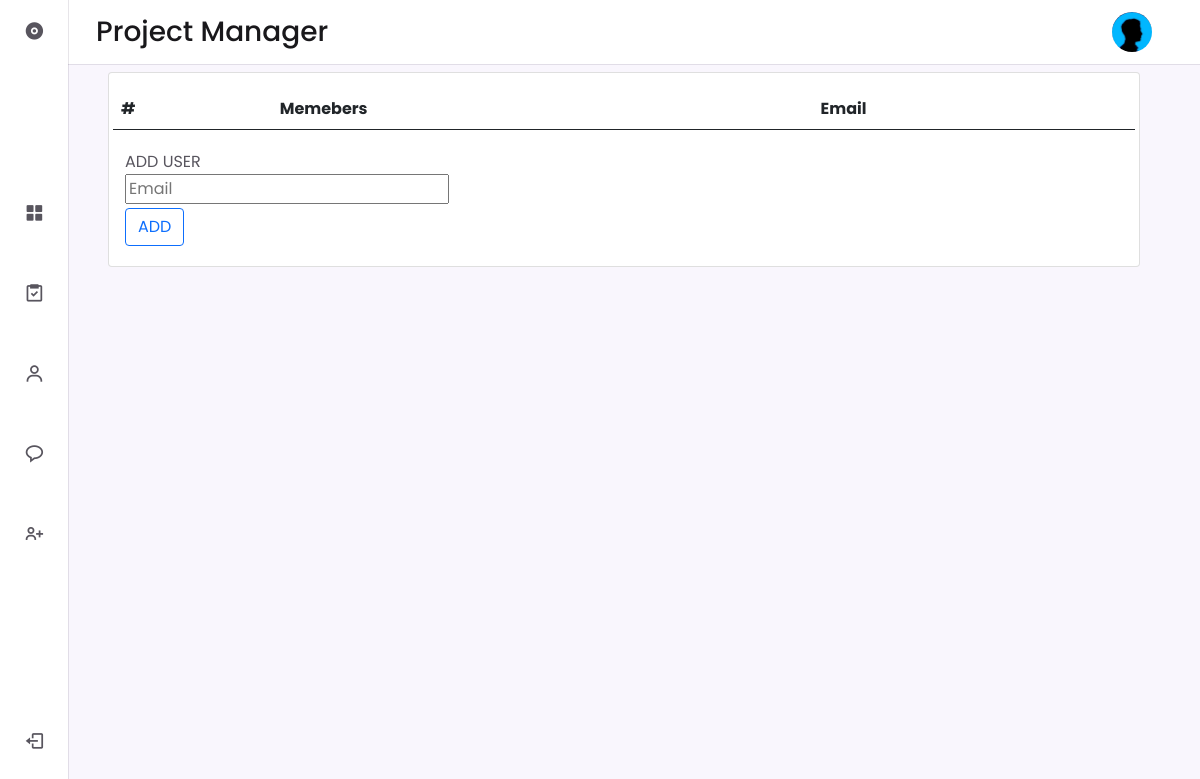
The page /team/7 (signed in) on the database as committed earlier.
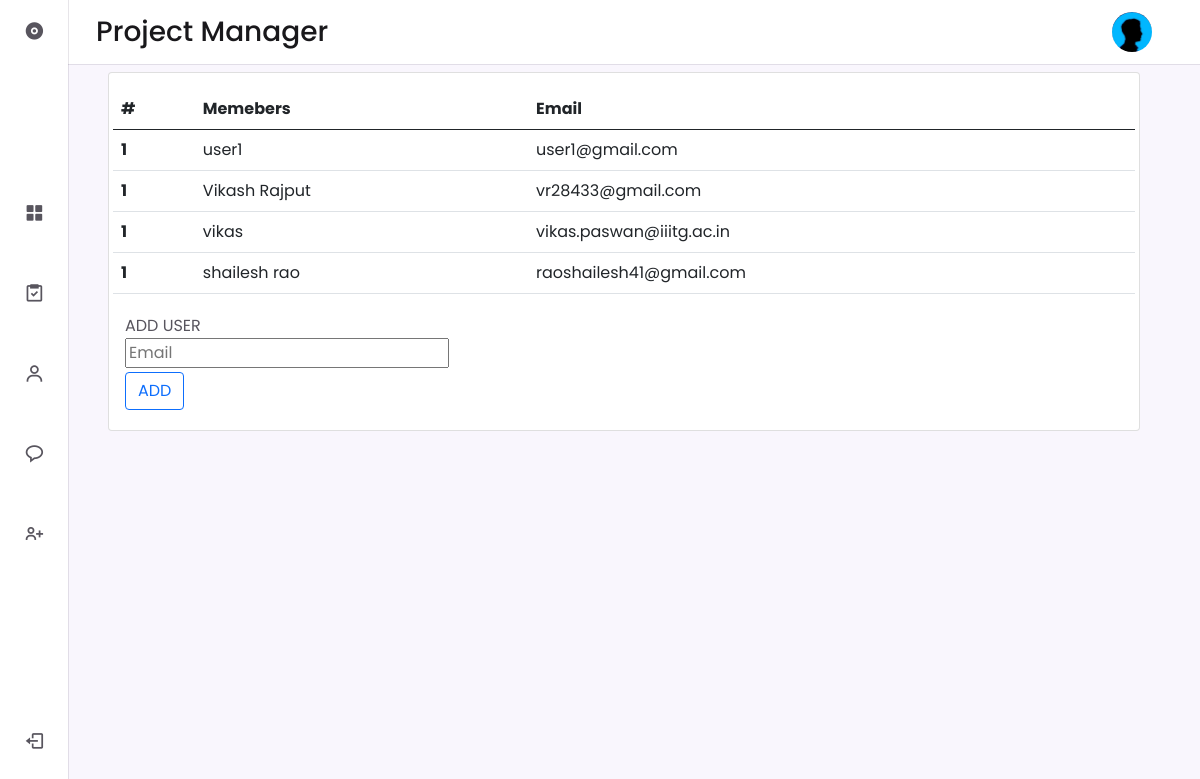
The same page on the database as committed later.
### managment/models.py (models this page shows, shortened)
class User(db.Model, UserMixin):
    id = db.Column(db.Integer, primary_key=True)
    username = db.Column(db.String(20), unique=True, nullable=False)
    email = db.Column(db.String(120), unique=True, nullable=False)
    phone = db.Column(db.String(15))
    image_file = db.Column(db.String(20), nullable=False, default='default.jpg')
    password = db.Column(db.String(60), nullable=False)
    Projects = db.relationship('Project', backref='creator', lazy=True)
    work=db.relationship('Project',secondary= works,backref=db.backref('onproject',lazy=True))

### managment/routes.py (the view, shortened to what this page needs)
@app.route("/team")
@app.route("/team/<int:project_id>",methods=['GET', 'POST'])
@login_required
def team(project_id = None):
    session['project_id'] = project_id
    project = Project.query.filter(Project.id == project_id).first()
    if project_id:
        users = db.session.query(User.username, User.email).filter(works.c.user_id == User.id).filter(works.c.project_id == project.id).all()
    else:
        users= None
    form = TeamForm()
    return render_template('team.html',form=form,users=users, project_id=project_id)

### managment/form.py
class TeamForm(FlaskForm):
   email = StringField('Email',validators=[DataRequired(), Email()])
   submit = SubmitField('ADD')

### managment/models.py (called while the page is built)
@login_manager.user_loader
def load_user(user_id):
    return User.query.get(int(user_id))

### managment/templates/team.html (shortened to what this page needs)
{% extends 'layout.html' %}
{% block body %}
{% if project_id %}
<div class="container">
    <div class="card mb-3">
        <div class="card-body">
            <div class="row gutters-sm">
                <table class="table table-hover">
                    <thead>
                        <tr>
                            <th scope="col">#</th>
                            <th scope="col">Memebers</th>
                            <th scope="col">Email</th>
                        </tr>
                    </thead>
                    <tbody>
                        {% for user in users %}
                        <tr>
                            <th scope="row">1</th>
                            <td>{{user.username}}</td>
                            <td>{{user.email}}</td>
                        </tr>
                        {% endfor %}
                    </tbody>
                </table>
                <form method="POST" >
                    <div class="form-row align-items-center">
                        <div class="col-sm-3 my-1">
                            <label class="sr-only" for="inlineFormInputEmail">ADD USER</label>
                            {% if form.email.errors %}
                            {{ form.email(placeholder=form.email.label.text, class="is-invalid") }}
                            <div class="invalid-feedback">
                                {% for error in form.email.errors %}
                                <span>{{ error }}</span>
                                {% endfor %}
                            </div>
                            {% else %}
                            {{ form.email(placeholder=form.email.label.text ) }}
                            {% endif %}
                        </div>
                    </div>
                    <div class="col-auto my-1">
                        {{ form.submit(class="btn btn-outline-primary") }}
                    </div>
                </form>
            </div>
        </div>
    </div>
</div>
{% endif %}
{% endblock body %}

### managment/templates/layout.html (shortened to what this page needs)
<!doctype html>
<html lang="en">
<head>
    <link href="https://cdn.jsdelivr.net/npm/bootstrap@5.0.0-beta2/dist/css/bootstrap.min.css" rel="stylesheet"
>
    <link rel="stylesheet" href="https://cdn.jsdelivr.net/npm/boxicons@latest/css/boxicons.min.css">
    <link rel="stylesheet" href="{{ url_for('static',filename='assets/css/styles.css')}}">
</head>
<body>
    <header class="header">
        <div class="header__container">
            <h3 class="header__logo">Project Manager</h3>
            <a href="{{url_for('profile')}}"><img src="{{ url_for('static', filename='assets/img/perfil.jfif') }}" alt="" class="header__img"></a>
        </div>
    </header>
    <div class="nav" id="navbar">
        <nav class="nav__container">
            <div>
                <a href="#" class="nav__link nav__logo">
                    <i class='bx bxs-disc nav__icon'></i>
                </a>
                <div class="nav__list">
                    <div class="nav__items">
                        <a href="{{url_for('project')}}" class="nav__link {% if active_item == 'project' %}active{% endif %}">
                            <i class='bx bxs-grid-alt nav__icon'></i>
                        </a>
                        {% if session['project_id']%}
                        <a href="{{url_for('task', project_id=session['project_id'])}}" class="nav__link {% if active_item == 'task' %}active{% endif %}">
                            <i class='bx bx-task nav__icon'></i>
                        </a>
                        <a href="{{url_for('team', project_id=session['project_id'])}}" class="nav__link {% if active_item == 'team' %}active{% endif %}">
                            <i class='bx bx-user nav__icon'></i>
                        </a>
                        {% endif %}
                        <a href="{{url_for('message')}}" class="nav__link {% if active_item == 'message' %}active{% endif %}">
                            <i class='bx bx-message-rounded nav__icon'></i>
                        </a>
                        <a href="{{url_for('invite')}}" class="nav__link {% if active_item == 'invite' %}active{% endif %}">
                            <i class='bx bx-user-plus nav__icon'></i>
                        </a>
                    </div>
                </div>
            </div>
            <a href="{{url_for('logout')}}" class="nav__link nav__logout">
                <i class='bx bx-log-out nav__icon'></i>
            </a>
        </nav>
    </div>
{% block body %} {% endblock %}
</body>
</html>

### managment/static/assets/css/styles.css (style rules this page uses)
:root { --header-height: 3.5rem; --nav-width: 219px; --first-color: #6923D0; --first-color-light: #F4F0FA; --title-color: #19181B; --text-color: #58555E; --text-color-light: #A5A1AA; --body-color: #F9F6FD; --container-color: #FFFFFF; --body-font: 'Poppins', sans-serif; --normal-font-size: .938rem; --small-font-size: .75rem; --smaller-font-size: .75rem; --font-medium: 500; --font-semi-bold: 600; --z-fixed: 100; }
@media screen and (min-width: 1024px) { :root { --normal-font-size: 1rem; --small-font-size: .875rem; --smaller-font-size: .813rem; } }
body { margin: var(--header-height) 0 0 0; padding: 1rem 1rem 0; font-family: var(--body-font); font-size: var(--normal-font-size); background-color: var(--body-color); color: var(--text-color); }
h3 { margin: 0; }
a { text-decoration: none; }
img { max-width: 100%; height: auto; }
.header { position: fixed; top: 0; left: 0; width: 100%; background-color: var(--container-color); box-shadow: 0 1px 0 rgba(22, 8, 43, 0.1); padding: 0 1rem; z-index: var(--z-fixed); }
.header__container { display: flex; align-items: center; height: var(--header-height); justify-content: space-between; }
.header__img { width: 35px; height: 35px; border-radius: 50%; }
.header__logo { color: var(--title-color); font-weight: var(--font-medium); display: none; }
.nav { position: fixed; top: 0; left: -100%; height: 100vh; padding: 1rem 1rem 0; background-color: var(--container-color); box-shadow: 1px 0 0 rgba(22, 8, 43, 0.1); z-index: var(--z-fixed); transition: .4s; }
.nav__container { height: 100%; display: flex; flex-direction: column; justify-content: space-between; padding-bottom: 3rem; overflow: auto; scrollbar-width: none; }
.nav__logo { font-weight: var(--font-semi-bold); margin-bottom: 10rem; white-space: nowrap; }
.nav__list, .nav__items { display: grid; }
.nav__list { row-gap: 4.7rem; }
.nav__items { row-gap: 3.5rem; }
.nav__link { display: flex; align-items: center; color: var(--text-color); }
.nav__icon { font-size: 1.2rem; margin-right: .5rem; }
.nav__logout { margin-top: 5rem; }
@media screen and (min-width: 768px) { body { padding: 1rem 3rem 0 6rem; } }
@media screen and (min-width: 768px) { .header { padding: 0 3rem 0 6rem; } }
@media screen and (min-width: 768px) { .header__container { height: calc(var(--header-height) + .5rem); } }
@media screen and (min-width: 768px) { .header__logo { display: block; } }
@media screen and (min-width: 768px) { .header__img { width: 40px; height: 40px; order: 1; } }
@media screen and (min-width: 768px) { .nav { left: 0; padding: 1.2rem 1.5rem 0; width: 68px; } }
@media screen and (min-width: 768px) { .nav__items { row-gap: 3.7rem; } }
@media screen and (min-width: 768px) { .nav__icon { font-size: 1.3rem; } }

Rows that differ between the two databases and show on the page:
added User: username "user1", email "user1@gmail.com"
added User: username "Vikash Rajput", email "vr28433@gmail.com"
now on this page (row unchanged): User: username "vikas", email "vikas.paswan@iiitg.ac.in"
added User: username "shailesh rao", email "raoshailesh41@gmail.com"
